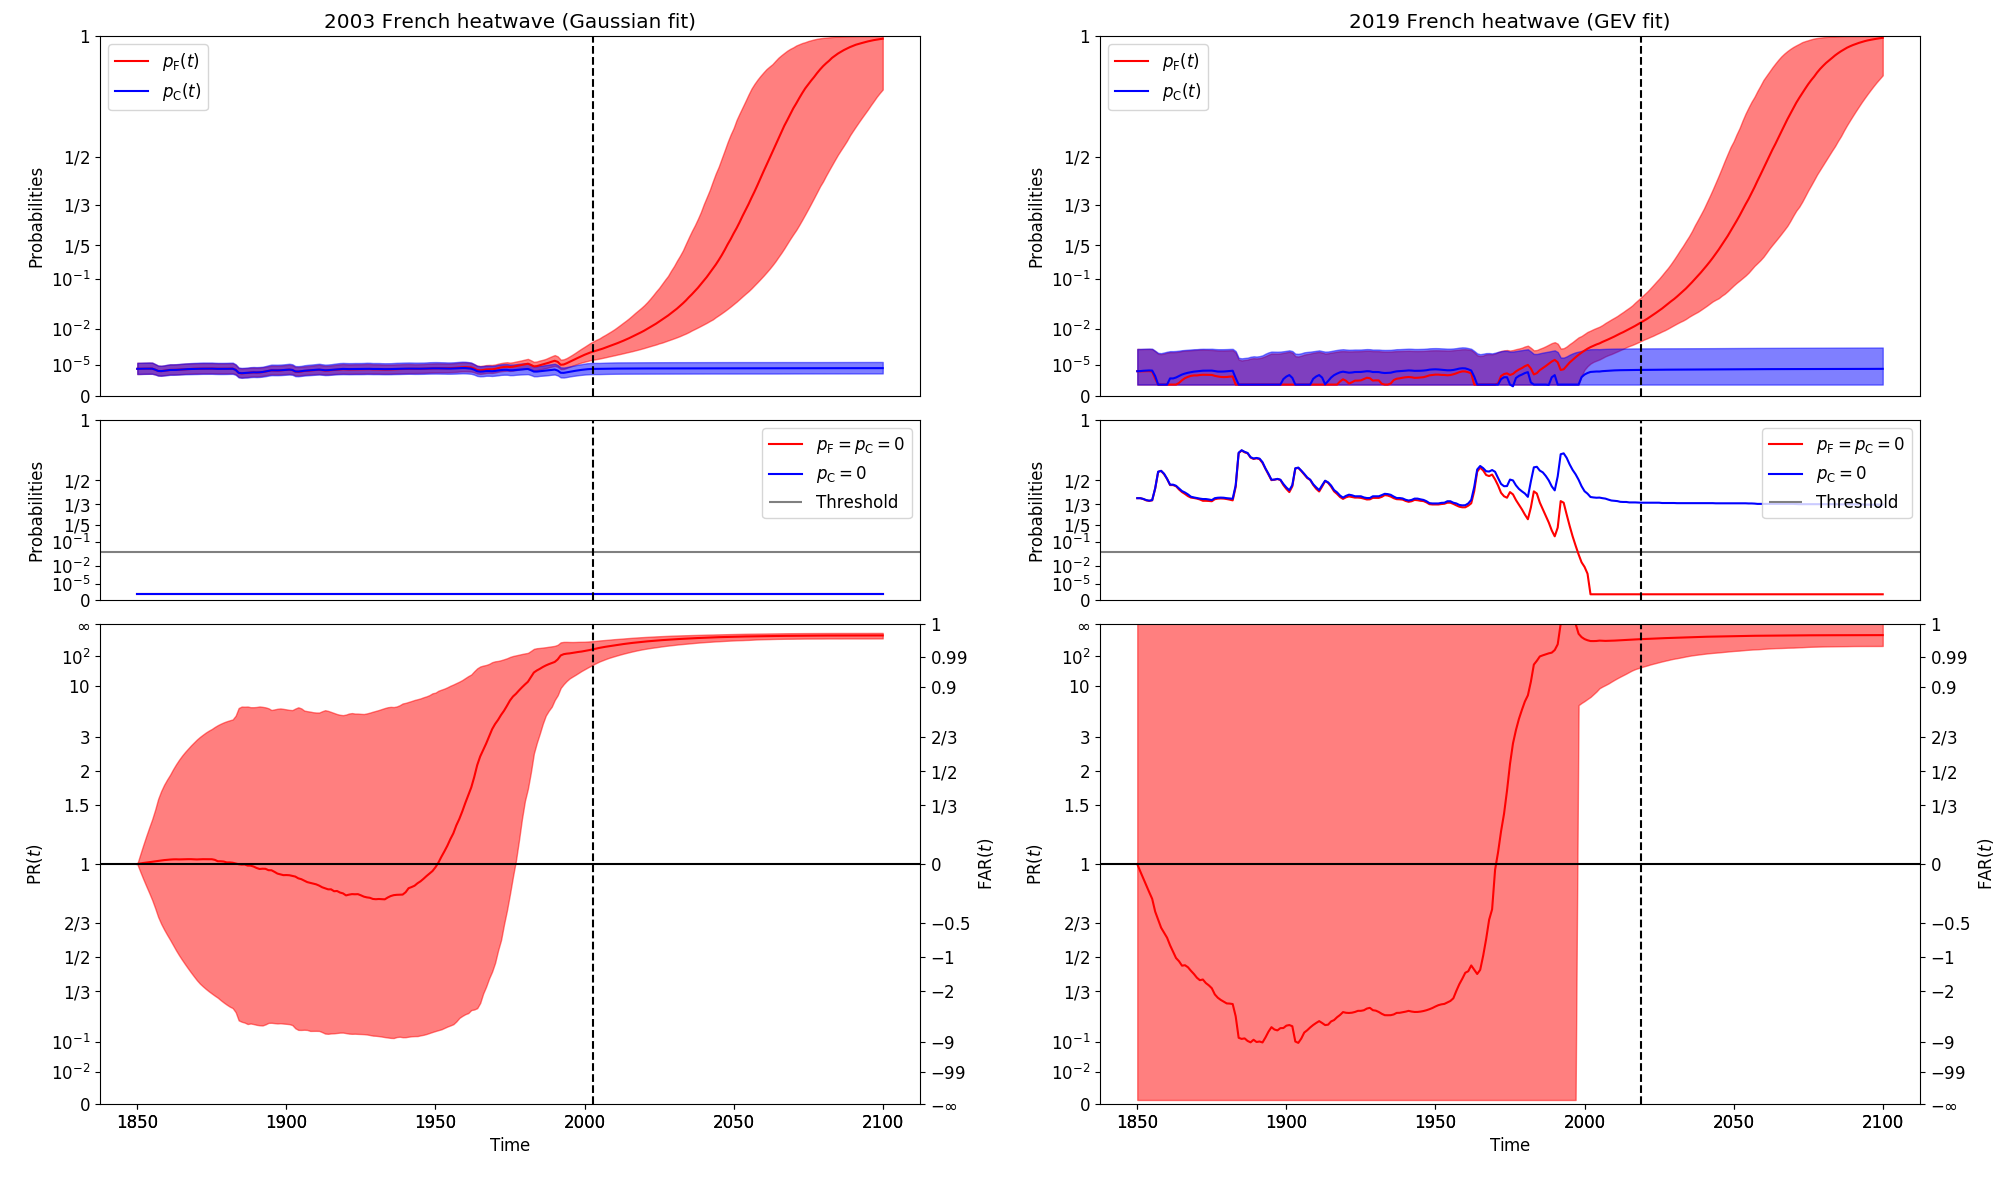

Python code for this plot:
# -*- coding: utf-8 -*-

##################################################################################
##################################################################################
##                                                                              ##
## Copyright Yoann Robin, 2020                                                  ##
##                                                                              ##
## [email redacted]                                                      ##
##                                                                              ##
## This software is a computer program that is part of the NSSEA                ##
## (Non-Stationary Statistics for Extreme Attribution) This library makes it    ##
## possible to infer the probability of an (extreme) event in the factual /     ##
## counter-factual world (without anthropic forcing) to attribute it to climate ##
## change.                                                                      ##
##                                                                              ##
## This software is governed by the CeCILL-C license under French law and       ##
## abiding by the rules of distribution of free software.  You can  use,        ##
## modify and/ or redistribute the software under the terms of the CeCILL-C     ##
## license as circulated by CEA, CNRS and INRIA at the following URL            ##
## "http://www.cecill.info".                                                    ##
##                                                                              ##
## As a counterpart to the access to the source code and  rights to copy,       ##
## modify and redistribute granted by the license, users are provided only      ##
## with a limited warranty  and the software's author,  the holder of the       ##
## economic rights,  and the successive licensors  have only  limited           ##
## liability.                                                                   ##
##                                                                              ##
## In this respect, the user's attention is drawn to the risks associated       ##
## with loading,  using,  modifying and/or developing or reproducing the        ##
## software by the user in light of its specific status of free software,       ##
## that may mean  that it is complicated to manipulate,  and  that  also        ##
## therefore means  that it is reserved for developers  and  experienced        ##
## professionals having in-depth computer knowledge. Users are therefore        ##
## encouraged to load and test the software's suitability as regards their      ##
## requirements in conditions enabling the security of their systems and/or     ##
## data to be ensured and,  more generally, to use and operate it in the        ##
## same conditions as regards security.                                         ##
##                                                                              ##
## The fact that you are presently reading this means that you have had         ##
## knowledge of the CeCILL-C license and that you accept its terms.             ##
##                                                                              ##
##################################################################################
##################################################################################

##################################################################################
##################################################################################
##                                                                              ##
## Copyright Yoann Robin, 2020                                                  ##
##                                                                              ##
## [email redacted]                                                      ##
##                                                                              ##
## Ce logiciel est un programme informatique faisant partie de la librairie     ##
## NSSEA (Non-Stationary Statistics for Extreme Attribution). Cette librairie   ##
## permet d'estimer la probabilité d'un evenement (extreme) dans le monde       ##
## factuel / contre factuel (sans forcage anthropogenique) et de l'attribuer au ##
## changement climatique.                                                       ##
##                                                                              ##
## Ce logiciel est régi par la licence CeCILL-C soumise au droit français et    ##
## respectant les principes de diffusion des logiciels libres. Vous pouvez      ##
## utiliser, modifier et/ou redistribuer ce programme sous les conditions       ##
## de la licence CeCILL-C telle que diffusée par le CEA, le CNRS et l'INRIA     ##
## sur le site "http://www.cecill.info".                                        ##
##                                                                              ##
## En contrepartie de l'accessibilité au code source et des droits de copie,    ##
## de modification et de redistribution accordés par cette licence, il n'est    ##
## offert aux utilisateurs qu'une garantie limitée.  Pour les mêmes raisons,    ##
## seule une responsabilité restreinte pèse sur l'auteur du programme, le       ##
## titulaire des droits patrimoniaux et les concédants successifs.              ##
##                                                                              ##
## A cet égard  l'attention de l'utilisateur est attirée sur les risques        ##
## associés au chargement,  à l'utilisation,  à la modification et/ou au        ##
## développement et à la reproduction du logiciel par l'utilisateur étant       ##
## donné sa spécificité de logiciel libre, qui peut le rendre complexe à        ##
## manipuler et qui le réserve donc à des développeurs et des professionnels    ##
## avertis possédant  des  connaissances  informatiques approfondies.  Les      ##
## utilisateurs sont donc invités à charger  et  tester  l'adéquation  du       ##
## logiciel à leurs besoins dans des conditions permettant d'assurer la         ##
## sécurité de leurs systèmes et ou de leurs données et, plus généralement,     ##
## à l'utiliser et l'exploiter dans les mêmes conditions de sécurité.           ##
##                                                                              ##
## Le fait que vous puissiez accéder à cet en-tête signifie que vous avez       ##
## pris connaissance de la licence CeCILL-C, et que vous en avez accepté les    ##
## termes.                                                                      ##
##                                                                              ##
##################################################################################
##################################################################################

###############
## Libraries ##
###############

import sys,os
import pickle as pk
import matplotlib as mpl
import matplotlib.pyplot as plt

import numpy as np
import pandas as pd
import xarray as xr

import SDFC.tools as sdt
import NSSEA as ns
import NSSEA.models as nsm
from NSSEA.plot.__linkParams import LinkParams

mpl.use("Qt5Agg")


####################
## Paramètres mpl ##
####################

mpl.rcParams['font.size'] = 12
#plt.rc('text',usetex=True)
#plt.rcParams['text.latex.unicode'] = True


###############
## Fonctions ##
###############

####################
## Plot functions ##
####################

#############
## Classes ##
#############

##########
## main ##
##########

if __name__ == "__main__":
	
	## Test or not
	##============
	ci = 0.05
	be_is_median = True
	
	## Path
	##=====
	basepath = os.path.dirname(os.path.abspath(__file__))
	pathInp  = os.path.join( basepath , "../examples/output" )
	pathOut  = basepath
	assert(os.path.exists(pathInp))
	assert(os.path.exists(pathOut))
	
	## Load output
	##============
	climN,eventN = ns.from_netcdf( os.path.join( pathInp , "Normal" , "HW03_Normal_climCXCB.nc"   ) , nsm.Normal() )
	climG,eventG = ns.from_netcdf( os.path.join( pathInp , "GEV"    , "HW19D3_GEV_climCXCB.nc"   ) , nsm.GEV() )
	
	
	## Plot itself
	##============
	
	lp = LinkParams()
	
	nrow,ncol = 3,1
	fs = 10
	fig = plt.figure( figsize = ( 2 * fs * ncol , 0.4 * fs * nrow ) )
	
	axes = [ [ [0.05,0.67,0.41,0.3],
	           [0.05,0.50,0.41,0.15],
               [0.05,0.08,0.41,0.4] ],
	         [ [0.55,0.67,0.41,0.3],
	           [0.55,0.50,0.41,0.15],
               [0.55,0.08,0.41,0.4] ]
            ]
	
	title = ["2003 French heatwave (Gaussian fit)","2019 French heatwave (GEV fit)"]
	
	for i,clim,event in zip(range(2),[climN,climG],[eventN,eventG]):
		
		stats  = clim.stats[:,:,:3,:]
		
		## Find impossible values
		##=======================
		nan_idx    = np.logical_and( stats[:,1:,:,:].loc[:,:,"pF",:] == 0 , stats[:,1:,:,:].loc[:,:,"pC",:] == 0 )
		nan_values = nan_idx.sum( dim = "sample" ) / ( stats.sample.size - 1 )
		imp_values = ( stats[:,1:,:,:].loc[:,:,"pC",:] == 0 ).sum( dim = "sample" ) / ( stats.sample.size - 1 )
		
		
		## Find quantiles
		##===============
		qstats = stats[:,1:,:,:].quantile( [ci / 2 , 1 - ci / 2 , 0.4999 ] , dim = "sample" ).assign_coords( quantile = [ "ql" , "qu" , "be" ] )
		if not be_is_median: qstats.loc["be",:,:,:] = stats[:,0,:,:]
		
		## Special case : PR
		##==================
		qstats.loc["qu",:,"PR",:] = qstats.loc["qu",:,"PR",:].where( nan_values < ci , np.inf )
		qstats.loc["ql",:,"PR",:] = qstats.loc["ql",:,"PR",:].where( nan_values < ci , 0      )
		
		## Plot itself
		##============
		
		
		m = "multi"
		ax = fig.add_axes( axes[i][0] )
		ax.plot( stats.time , lp.fp(qstats.loc["be",:,"pF",m]) , color = "red"  , linestyle = "-" , marker = "" , label = r"$p_\mathrm{F}(t)$" )
		ax.plot( stats.time , lp.fp(qstats.loc["be",:,"pC",m]) , color = "blue" , linestyle = "-" , marker = "" , label = r"$p_\mathrm{C}(t)$" )
		ax.fill_between( stats.time , lp.fp(qstats.loc["ql",:,"pF",m]) , lp.fp(qstats.loc["qu",:,"pF",m]) , color = "red" , alpha = 0.5 )
		ax.fill_between( stats.time , lp.fp(qstats.loc["ql",:,"pC",m]) , lp.fp(qstats.loc["qu",:,"pC",m]) , color = "blue" , alpha = 0.5 )
		ax.legend( loc = "upper left" )
		ax.set_ylim( (lp.p.values.min(),lp.p.values.max()) )
		ax.set_yticks( lp.p.values )
		ax.set_yticklabels( lp.p.names )
		ax.set_title( title[i] )
		ax.set_xticks([])
		ax.set_ylabel( "Probabilities" )
		xlim = ax.get_xlim()
		ylim = ax.get_ylim()
		ax.plot( [event.time,event.time] , ylim          , linestyle = "--" , marker = "" , color = "black" )
		ax.set_xlim(xlim)
		ax.set_ylim(ylim)
		
		ax = fig.add_axes( axes[i][1] )
		ax.plot( stats.time , lp.fp(nan_values.loc[:,m]) , color = "red"  , label = r"$p_\mathrm{F}=p_\mathrm{C}=0$" )
		ax.plot( stats.time , lp.fp(imp_values.loc[:,m]) , color = "blue" , label = r"$p_\mathrm{C}=0$" )
		ax.plot( [event.time,event.time] , ylim          , linestyle = "--" , marker = "" , color = "black" )
		ax.set_ylim( (lp.p.values.min(),lp.p.values.max()) )
		ax.set_yticks( lp.p.values )
		ax.set_yticklabels( lp.p.names )
		ax.set_ylabel( "Probabilities" )
		xlim = ax.get_xlim()
		ax.hlines( lp.fp(ci) , xlim[0] , xlim[1] , color = "grey" , label = "Threshold" )
		ax.set_xlim(xlim)
		ax.set_xticks([])
		ax.legend( loc = "upper right" )
		
		ax = fig.add_axes( axes[i][2] )
		ax.plot( stats.time , lp.frr(qstats.loc["be",:,"PR",m]) , color = "red" , linestyle = "-" , marker = "" )
		ax.fill_between( stats.time , lp.frr(qstats.loc["ql",:,"PR",m]) , lp.frr(qstats.loc["qu",:,"PR",m]) , color = "red" , alpha = 0.5 )
		ax.set_ylim( (lp.rr.values.min(),lp.rr.values.max()) )
		ax.set_yticks( lp.rr.values )
		ax.set_yticklabels( lp.rr.names )
		ax.set_xlabel( r"$\mathrm{Time}$" )
		ax.set_ylabel( r"$\mathrm{PR}(t)$" )
		ax2 = fig.add_axes( axes[i][2] , sharex = ax , frameon = False )
		ax2.yaxis.tick_right()
		ax2.set_yticks( lp.rr.values )
		ax2.set_yticklabels( lp.far.names )
		ax2.yaxis.set_label_position( "right" )
		ax2.set_ylabel( r"$\mathrm{FAR}(t)$" )
		
		xlim = ax.get_xlim()
		ylim = ax.get_ylim()
		ax.plot( xlim                    , lp.frr([1,1]) , linestyle = "-"  , marker = "" , color = "black" )
		ax.plot( [event.time,event.time] , ylim          , linestyle = "--" , marker = "" , color = "black" )
		ax.set_xlim(xlim)
		ax.set_ylim(ylim)
	
	plt.savefig( os.path.join( pathOut , "Probabilities.png" ) )
	
	
	print("Done")


